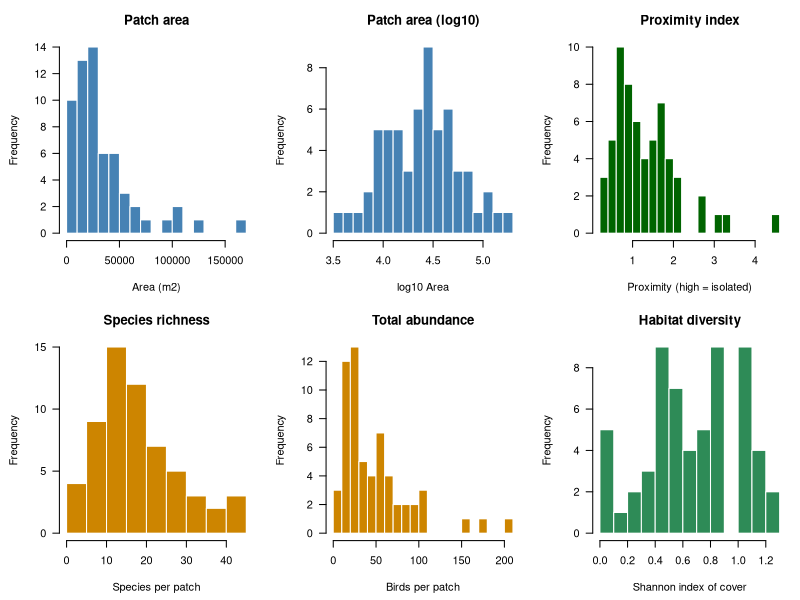
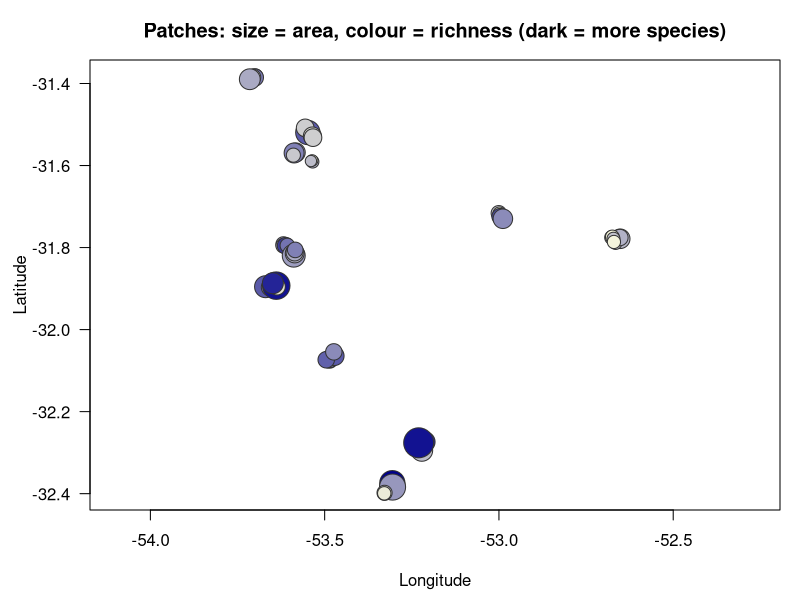
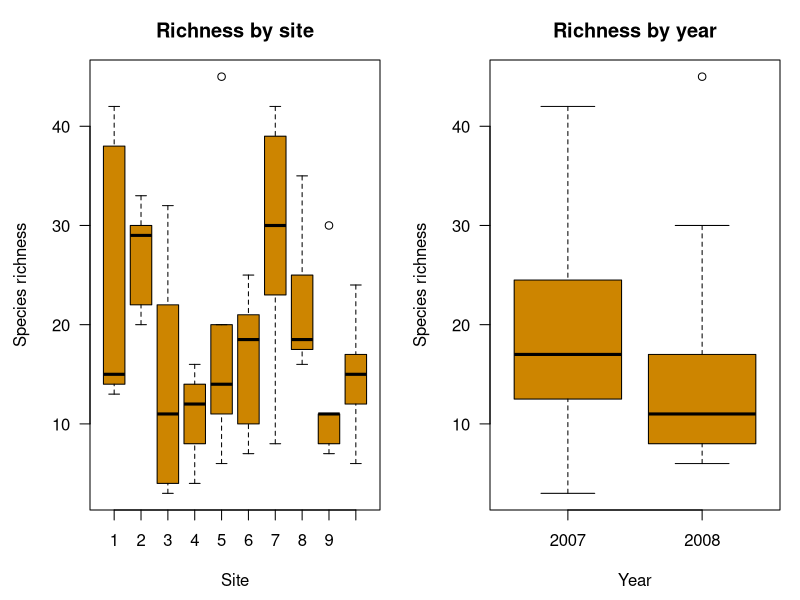
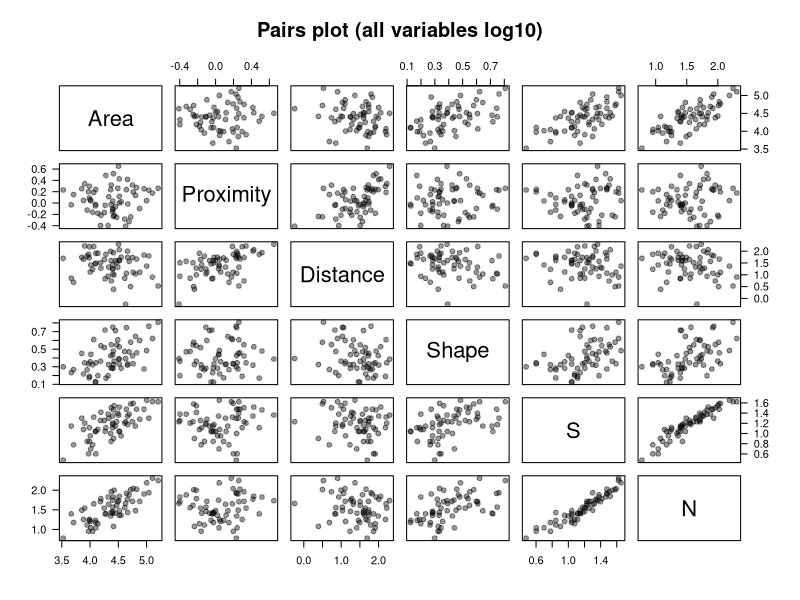
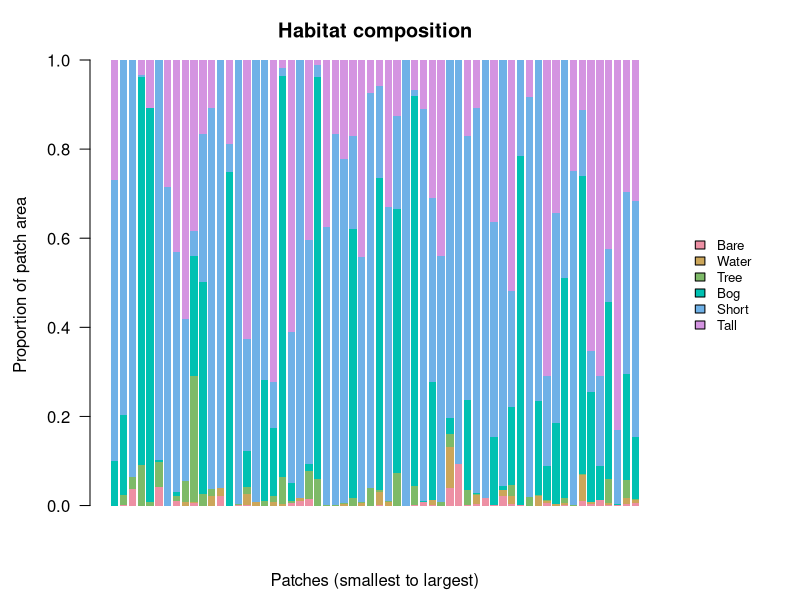
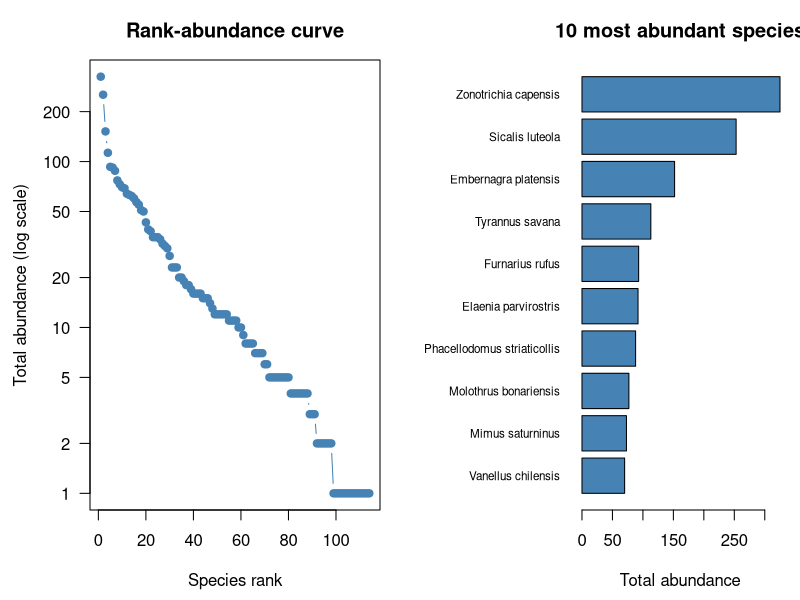
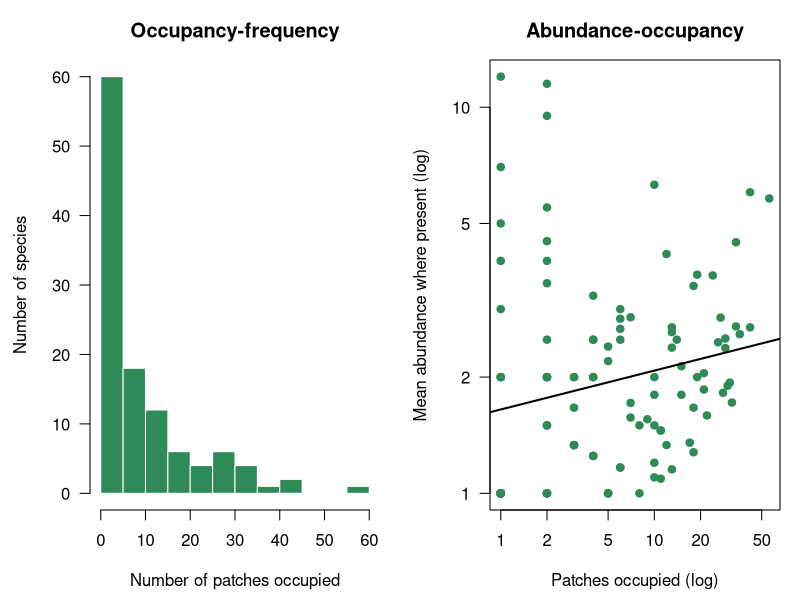
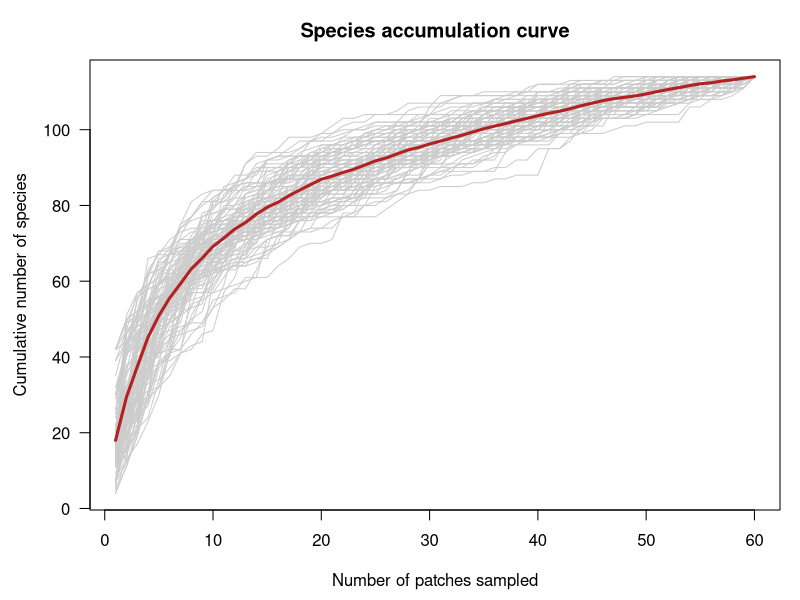

These figures' R source, in order:
#Bird Communities in Patchy Grasslands: An Island Biogeography Perspective 
## Descriptive analysis of the dataset "Influence of habitat structure and spatial configuration on bird abundance in wet grassland patches"
##
## Data source: "Influence of habitat structure and spatial configuration on bird abundance in wet grassland patches" 
#(Silva et al. 2026, Biodiversity and Conservation 519: 111674)
#https://zenodo.org/records/22853918
##
## data structure:
## 60 sites (Lines) x 138 variables (Columns; environmental variables and bird species)
## 
## Bird counts (114 species) in the patch (number of individuals per species per patch)
## Independent variables:
##  Area       focal patch area (m2)                  -> ISLAND SIZE
##  Proximity  inverse of sum(neighbor area / squared distance) in the buffer
##             HIGHER = MORE ISOLATED (fewer, smaller or more distant neighbors)  -> ISOLATION
##  Distance   edge-to-edge distance to nearest neighboring patch (m)     -> ISOLATION (simple version)
##  Patch shape      shape index (higher = more elongated / complex)
##  Bare, Water, Tree, Bog, Short, Tall   cover inside the patch (m2)      -> HABITAT STRUCTURE
##  Wet, Dry, Natural.forest, Agriculture, Afforestation   area in the buffer (m2)   -> LANDSCAPE
######################################
# install.packages("vegan")      # once, if needed
library(vegan)
options(scipen = 999)            # avoid 1e+05 style axis labels

## ---- 0. LOAD DATA AND BUILD BASIC VARIABLES ---------------------------------------
birds <- read.csv("dataset Influence of habitat structure and spatial configuration on bird abundance in wet grassland patches.csv")

birds <- birds[!is.na(birds$Area), ]                         # drop the empty last row

species <- birds[, (which(names(birds) == "Tall") + 1):ncol(birds)]   # abundance matrix (patches x species)
pa      <- species > 0                                       # presence/absence matrix
cover   <- birds[, c("Bare", "Water", "Tree", "Bog", "Short", "Tall")] # habitat cover inside the patch (m2)

birds$S       <- rowSums(pa)                                 # species richness per patch
birds$N       <- rowSums(species)                            # total abundance per patch
birds$Shannon <- diversity(species, index = "shannon")       # Shannon diversity of birds
birds$Simpson <- diversity(species, index = "simpson")       # Simpson diversity of birds
birds$Evenness <- birds$Shannon / log(birds$S)               # Pielou's evenness (0-1)
birds$HabDiv  <- diversity(cover, index = "shannon")         # habitat diversity inside the patch

cat("Patches:", nrow(birds), "| Species:", ncol(species), "| Sites:", length(unique(birds$Site)), "\n")
summary(birds[, c("Area", "Proximity", "Distance", "Shape", "S", "N", "HabDiv")])

################################################################################
## PART A. DESCRIBING THE PATCHES
################################################################################

## ---- A1. Histograms of the main variables ---------------------------------------------
## QUESTION: what does the sampling design look like? 
par(mfrow = c(2, 3), mar = c(4.5, 4.5, 3, 1), las = 1)
hist(birds$Area, breaks = 15, col = "steelblue", border = "white", main = "Patch area", xlab = "Area (m2)")
hist(log10(birds$Area), breaks = 15, col = "steelblue", border = "white", main = "Patch area (log10)", xlab = "log10 Area")
hist(birds$Proximity, breaks = 15, col = "darkgreen", border = "white", main = "Proximity index", xlab = "Proximity (high = isolated)")
hist(birds$S, breaks = 10, col = "orange3", border = "white", main = "Species richness", xlab = "Species per patch")
hist(birds$N, breaks = 15, col = "orange3", border = "white", main = "Total abundance", xlab = "Birds per patch")
hist(birds$HabDiv, breaks = 10, col = "seagreen4", border = "white", main = "Habitat diversity", xlab = "Shannon index of cover")

## ---- A2. Map of the patches ----------------------------------------------------------------
## QUESTION: how are the patches arranged in space, and where are the rich patches?
rich_col <- colorRampPalette(c("lightyellow", "darkblue"))(100)[cut(birds$S, 100, labels = FALSE)]
par(mfrow = c(1, 1), mar = c(4.5, 4.5, 3, 1))
plot(birds$Lon, birds$Lat, pch = 21, bg = rich_col, col = "grey20",
     cex = 1 + 3 * sqrt(birds$Area / max(birds$Area)),
     asp = 1 / cos(mean(birds$Lat) * pi / 180), xlab = "Longitude", ylab = "Latitude",
     main = "Patches: size = area, colour = richness (dark = more species)")

## ---- A3. Richness and abundance among sites and years ---------------------------------------
## QUESTION: how much do patches differ among sites and sampling years?
par(mfrow = c(1, 2))
boxplot(S ~ factor(Site), data = birds, col = "orange3", xlab = "Site", ylab = "Species richness", main = "Richness by site")
boxplot(S ~ factor(Year), data = birds, col = "orange3", xlab = "Year", ylab = "Species richness", main = "Richness by year")

## ---- A4. Relationships among variables ---------------------------------------------------------
## QUESTION: which variables are related before any modelling?
pairs(log10(birds[, c("Area", "Proximity", "Distance", "Shape", "S", "N")]),
      pch = 19, col = rgb(0, 0, 0, 0.4), main = "Pairs plot (all variables log10)")

## ---- A5. Habitat composition of each patch -------------------------------------------------------
## QUESTION: does the mix of habitat types change from small to large patches?
prop <- as.matrix(cover / rowSums(cover))                    # proportion of each cover type
par(mfrow = c(1, 1), mar = c(4.5, 4.5, 3, 7), xpd = TRUE)
barplot(t(prop)[, order(birds$Area)], col = hcl.colors(6, "Set 2"), border = NA, names.arg = rep("", nrow(prop)),
        xlab = "Patches (smallest to largest)", ylab = "Proportion of patch area",
        main = "Habitat composition")
legend("right", inset = c(-0.17, 0), legend = colnames(prop), fill = hcl.colors(6, "Set 2"), cex = 0.8, bty = "n")
par(xpd = FALSE, mar = c(4.5, 4.5, 3, 1))

################################################################################
## PART B. DESCRIBING THE BIRD COMMUNITY
################################################################################

## ---- B1. Rank-abundance curve and most abundant species --------------------------------------------
## QUESTION: is the community dominated by a few species, with many rare ones?
tot <- sort(colSums(species), decreasing = TRUE)             # total abundance of each species
par(mfrow = c(1, 2), mar = c(4.5, 4.5, 3, 1))
plot(tot, log = "y", type = "b", pch = 19, col = "steelblue", xlab = "Species rank",
     ylab = "Total abundance (log scale)", main = "Rank-abundance curve")
par(mar = c(4.5, 9, 3, 1))
barplot(rev(head(tot, 10)), horiz = TRUE, las = 1, col = "steelblue", cex.names = 0.7,
        names.arg = gsub("_", " ", rev(names(head(tot, 10)))), xlab = "Total abundance",
        main = "10 most abundant species")

## ---- B2. Occupancy-frequency and abundance-occupancy relationship -------------------------------------
## QUESTION: are most species rare (few patches) or widespread? Are widespread species also abundant?
occ <- colSums(pa)                                           # number of patches occupied by each species
par(mfrow = c(1, 2), mar = c(4.5, 4.5, 3, 1))
hist(occ, breaks = 15, col = "seagreen4", border = "white", xlab = "Number of patches occupied",
     ylab = "Number of species", main = "Occupancy-frequency")
plot(occ, colSums(species) / occ, log = "xy", pch = 19, col = "seagreen4",
     xlab = "Patches occupied (log)", ylab = "Mean abundance where present (log)",
     main = "Abundance-occupancy")
abline(lm(log10(colSums(species) / occ) ~ log10(occ)), lwd = 2)

## ---- B3. Species accumulation curve ---------------------------------------------------------------------
## QUESTION: is the sampling complete? Does the number of species level off as patches are added?
acc <- sapply(1:100, function(i) rowSums(apply(pa[sample(nrow(pa)), ], 2, cumsum) > 0))   # 100 random orders
par(mfrow = c(1, 1))
matplot(acc, type = "l", lty = 1, col = "grey80", xlab = "Number of patches sampled",
        ylab = "Cumulative number of species", main = "Species accumulation curve")
lines(rowMeans(acc), lwd = 3, col = "firebrick")

## ---- B4. Diversity indices per patch ------------------------------------------------------------------------
## QUESTION: how do richness, diversity and evenness vary among patches?
par(mfrow = c(1, 3), mar = c(4.5, 4.5, 3, 1))
hist(birds$Shannon,  breaks = 10, col = "orange3", border = "white", main = "Shannon diversity", xlab = "H'")
hist(birds$Simpson,  breaks = 10, col = "orange3", border = "white", main = "Simpson diversity", xlab = "1 - D")
hist(birds$Evenness, breaks = 10, col = "orange3", border = "white", main = "Evenness", xlab = "Pielou's J")

## ---- B5. Richness vs abundance ----------------------------------------------------------------------------------
## QUESTION: how strongly are number of species and number of birds linked?
par(mfrow = c(1, 1))
plot(birds$N, birds$S, log = "x", pch = 19, col = "purple4", xlab = "Total abundance (log scale)",
     ylab = "Species richness", main = "More birds, more species")
lines(lowess(log10(birds$N), birds$S) |> (\(l) list(x = 10^l$x, y = l$y))(), lwd = 2)

################################################################################
## PART C. BASIC COMMUNITY PATTERNS
################################################################################

## ---- C1. Heatmap of the abundance matrix ------------------------------------------------------------------------------
## QUESTION: what does the whole dataset look like at a glance?
## Patches ordered by area (largest at the top); species ordered by total abundance.
ordP <- order(birds$Area, decreasing = TRUE)
ordS <- order(colSums(species), decreasing = TRUE)
heat <- log10(as.matrix(species)[rev(ordP), ordS] + 1)       # log10(abundance + 1) only for the picture
par(mfrow = c(1, 1), mar = c(4.5, 4.5, 3, 1))
image(1:ncol(heat), 1:nrow(heat), t(heat), col = colorRampPalette(c("white", "steelblue", "darkblue"))(50),
      xlab = "Species (most to least abundant)", ylab = "Patches (small to large)",
      main = "Abundance matrix (log10(N + 1))")

## ---- C2. Cluster dendrogram of patches ---------------------------------------------------------------------------------------
## QUESTION: which patches have similar species lists? Do they group by site?
jac <- vegdist(pa * 1, method = "jaccard", binary = TRUE)    # Jaccard dissimilarity between patches
clus <- hclust(jac, method = "average")
par(mar = c(2, 4.5, 3, 1))
plot(clus, labels = birds$Patch, cex = 0.6, hang = -1, main = "Cluster of patches (Jaccard, average linkage)", xlab = "", sub = "")

## ---- C3. Beta diversity summary -------------------------------------------------------------------------------------------------
## QUESTION: how different are patches from each other, on average?
cat("\nMean Jaccard dissimilarity between patches:", round(mean(jac), 2),
    "| range:", round(min(jac), 2), "-", round(max(jac), 2), "\n")
par(mar = c(4.5, 4.5, 3, 1))
hist(jac, breaks = 20, col = "grey60", border = "white", xlab = "Jaccard dissimilarity (0 = identical, 1 = no shared species)",
     main = "How different are patches?")

## ---- C4. Core and satellite species ---------------------------------------------------------------------------------------------
## QUESTION: how many species are widespread and how many are rare ?
frac <- occ / nrow(pa)                                       # proportion of patches occupied
cat("Core species (> 80% of patches):", sum(frac > 0.8), "\n")
cat("Satellite species (< 20% of patches):", sum(frac < 0.2), "\n")
cat("Singletons (1 patch only):", sum(occ == 1), "\n")
